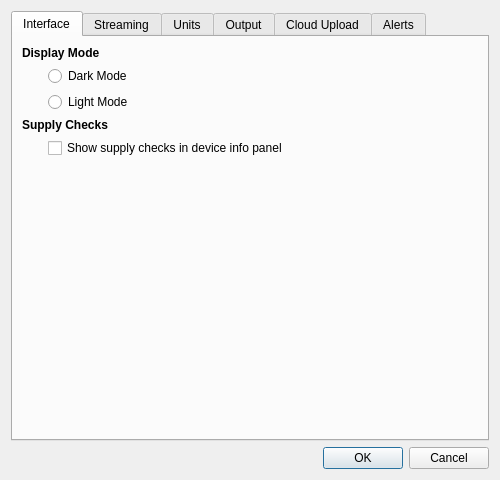
<?xml version="1.0" encoding="UTF-8"?>
<ui version="4.0">
 <class>PreferencesDialog</class>
 <widget class="QDialog" name="PreferencesDialog">
  <property name="geometry">
   <rect>
    <x>0</x>
    <y>0</y>
    <width>500</width>
    <height>480</height>
   </rect>
  </property>
  <property name="windowTitle">
   <string>Preferences</string>
  </property>
  <layout class="QGridLayout" name="gridLayout_5">
   <item row="0" column="0">
    <widget class="QTabWidget" name="tabWidget">
     <property name="currentIndex">
      <number>0</number>
     </property>
     <widget class="QWidget" name="interfaceTab">
      <attribute name="title">
       <string>Interface</string>
      </attribute>
      <layout class="QGridLayout" name="gridLayout_8" columnstretch="0,1">
       <item row="2" column="1">
        <widget class="QRadioButton" name="lightMode">
         <property name="text">
          <string>Light Mode</string>
         </property>
        </widget>
       </item>
       <item row="6" column="0" colspan="2">
        <spacer name="verticalSpacer_12">
         <property name="orientation">
          <enum>Qt::Vertical</enum>
         </property>
         <property name="sizeHint" stdset="0">
          <size>
           <width>369</width>
           <height>223</height>
          </size>
         </property>
        </spacer>
       </item>
       <item row="3" column="0" colspan="2">
        <widget class="QLabel" name="supplyChecksLabel">
         <property name="font">
          <font>
           <weight>75</weight>
           <bold>true</bold>
          </font>
         </property>
         <property name="text">
          <string>Supply Checks</string>
         </property>
        </widget>
       </item>
       <item row="0" column="0" colspan="2">
        <widget class="QLabel" name="displayModeLabel">
         <property name="font">
          <font>
           <weight>75</weight>
           <bold>true</bold>
          </font>
         </property>
         <property name="text">
          <string>Display Mode</string>
         </property>
        </widget>
       </item>
       <item row="1" column="1">
        <widget class="QRadioButton" name="darkMode">
         <property name="text">
          <string>Dark Mode</string>
         </property>
        </widget>
       </item>
       <item row="1" column="0">
        <spacer name="horizontalSpacer_6">
         <property name="orientation">
          <enum>Qt::Horizontal</enum>
         </property>
         <property name="sizeType">
          <enum>QSizePolicy::Fixed</enum>
         </property>
         <property name="sizeHint" stdset="0">
          <size>
           <width>20</width>
           <height>10</height>
          </size>
         </property>
        </spacer>
       </item>
       <item row="4" column="1">
        <widget class="QCheckBox" name="showSupplyChecks">
         <property name="text">
          <string>Show supply checks in device info panel</string>
         </property>
        </widget>
       </item>
      </layout>
     </widget>
     <widget class="QWidget" name="streamingTab">
      <attribute name="title">
       <string>Streaming</string>
      </attribute>
      <layout class="QGridLayout" name="gridLayout_3">
       <item row="1" column="0">
        <spacer name="horizontalSpacer_3">
         <property name="orientation">
          <enum>Qt::Horizontal</enum>
         </property>
         <property name="sizeType">
          <enum>QSizePolicy::Fixed</enum>
         </property>
         <property name="sizeHint" stdset="0">
          <size>
           <width>20</width>
           <height>10</height>
          </size>
         </property>
        </spacer>
       </item>
       <item row="1" column="1">
        <widget class="QCheckBox" name="automaticRGBCheckBox">
         <property name="text">
          <string>Automatically set RGB LEDs when connecting/disconnecting</string>
         </property>
         <property name="checked">
          <bool>true</bool>
         </property>
        </widget>
       </item>
       <item row="0" column="0" colspan="2">
        <widget class="QLabel" name="ledsLabel">
         <property name="font">
          <font>
           <weight>75</weight>
           <bold>true</bold>
          </font>
         </property>
         <property name="text">
          <string>RGB LEDs</string>
         </property>
        </widget>
       </item>
       <item row="5" column="0" colspan="2">
        <spacer name="verticalSpacer_9">
         <property name="orientation">
          <enum>Qt::Vertical</enum>
         </property>
         <property name="sizeHint" stdset="0">
          <size>
           <width>369</width>
           <height>243</height>
          </size>
         </property>
        </spacer>
       </item>
       <item row="2" column="0" colspan="2">
        <widget class="QLabel" name="downsamplingLabel">
         <property name="font">
          <font>
           <weight>75</weight>
           <bold>true</bold>
          </font>
         </property>
         <property name="text">
          <string>Downsampling (time domain graph only)</string>
         </property>
        </widget>
       </item>
       <item row="3" column="1">
        <widget class="QCheckBox" name="downsampleCheckBox">
         <property name="text">
          <string>Downsample high speed channels</string>
         </property>
         <property name="checked">
          <bool>true</bool>
         </property>
        </widget>
       </item>
       <item row="4" column="1">
        <widget class="QCheckBox" name="plotMeanCheckBox">
         <property name="text">
          <string>Plot 1 second mean</string>
         </property>
        </widget>
       </item>
      </layout>
     </widget>
     <widget class="QWidget" name="unitTab">
      <attribute name="title">
       <string>Units</string>
      </attribute>
      <layout class="QGridLayout" name="gridLayout">
       <item row="0" column="0" colspan="2">
        <widget class="QLabel" name="unitsLabel">
         <property name="font">
          <font>
           <weight>75</weight>
           <bold>true</bold>
          </font>
         </property>
         <property name="text">
          <string>Display Units</string>
         </property>
        </widget>
       </item>
       <item row="1" column="0">
        <spacer name="horizontalSpacer">
         <property name="orientation">
          <enum>Qt::Horizontal</enum>
         </property>
         <property name="sizeType">
          <enum>QSizePolicy::Fixed</enum>
         </property>
         <property name="sizeHint" stdset="0">
          <size>
           <width>20</width>
           <height>10</height>
          </size>
         </property>
        </spacer>
       </item>
       <item row="4" column="0" colspan="2">
        <spacer name="verticalSpacer_7">
         <property name="orientation">
          <enum>Qt::Vertical</enum>
         </property>
         <property name="sizeHint" stdset="0">
          <size>
           <width>20</width>
           <height>0</height>
          </size>
         </property>
        </spacer>
       </item>
       <item row="1" column="1">
        <widget class="UnitPreferencesWidget" name="unitPreferences" native="true"/>
       </item>
      </layout>
     </widget>
     <widget class="QWidget" name="outputTab">
      <attribute name="title">
       <string>Output</string>
      </attribute>
      <layout class="QGridLayout" name="gridLayout_2" columnstretch="0,0,1,0">
       <item row="8" column="1">
        <spacer name="horizontalSpacer_9">
         <property name="orientation">
          <enum>Qt::Horizontal</enum>
         </property>
         <property name="sizeType">
          <enum>QSizePolicy::Fixed</enum>
         </property>
         <property name="sizeHint" stdset="0">
          <size>
           <width>20</width>
           <height>10</height>
          </size>
         </property>
        </spacer>
       </item>
       <item row="6" column="0" colspan="4">
        <widget class="QLabel" name="connectivityLabel">
         <property name="font">
          <font>
           <weight>75</weight>
           <bold>true</bold>
          </font>
         </property>
         <property name="text">
          <string>Connectivity</string>
         </property>
        </widget>
       </item>
       <item row="1" column="1" colspan="3">
        <layout class="QHBoxLayout" name="horizontalLayout">
         <item>
          <widget class="QLineEdit" name="outputLocation"/>
         </item>
         <item>
          <widget class="QPushButton" name="browseButton">
           <property name="text">
            <string>Browse...</string>
           </property>
          </widget>
         </item>
        </layout>
       </item>
       <item row="5" column="3">
        <widget class="QSpinBox" name="compressionLevel">
         <property name="minimum">
          <number>0</number>
         </property>
         <property name="maximum">
          <number>9</number>
         </property>
         <property name="value">
          <number>6</number>
         </property>
        </widget>
       </item>
       <item row="0" column="0" colspan="4">
        <widget class="QLabel" name="outputLocationLabel">
         <property name="font">
          <font>
           <weight>75</weight>
           <bold>true</bold>
          </font>
         </property>
         <property name="text">
          <string>Output Location</string>
         </property>
        </widget>
       </item>
       <item row="3" column="0" colspan="4">
        <widget class="QLabel" name="compressionLabel">
         <property name="font">
          <font>
           <weight>75</weight>
           <bold>true</bold>
          </font>
         </property>
         <property name="text">
          <string>Compression</string>
         </property>
        </widget>
       </item>
       <item row="1" column="0">
        <spacer name="horizontalSpacer_2">
         <property name="orientation">
          <enum>Qt::Horizontal</enum>
         </property>
         <property name="sizeType">
          <enum>QSizePolicy::Fixed</enum>
         </property>
         <property name="sizeHint" stdset="0">
          <size>
           <width>20</width>
           <height>10</height>
          </size>
         </property>
        </spacer>
       </item>
       <item row="7" column="1" colspan="3">
        <widget class="QCheckBox" name="runModbusCheckBox">
         <property name="text">
          <string>Run Modbus TCP server (NOTE: devices must be enabled individually)</string>
         </property>
        </widget>
       </item>
       <item row="11" column="0" colspan="4">
        <spacer name="verticalSpacer_8">
         <property name="orientation">
          <enum>Qt::Vertical</enum>
         </property>
         <property name="sizeHint" stdset="0">
          <size>
           <width>369</width>
           <height>237</height>
          </size>
         </property>
        </spacer>
       </item>
       <item row="8" column="2">
        <widget class="QLabel" name="modbusPortLabel">
         <property name="enabled">
          <bool>false</bool>
         </property>
         <property name="text">
          <string>Modbus TCP Port (default 502)</string>
         </property>
        </widget>
       </item>
       <item row="5" column="1" colspan="2">
        <widget class="QLabel" name="compressionLevelLabel">
         <property name="text">
          <string>Compression Level (default 6)</string>
         </property>
        </widget>
       </item>
       <item row="8" column="3">
        <widget class="QSpinBox" name="modbusPort">
         <property name="enabled">
          <bool>false</bool>
         </property>
         <property name="minimum">
          <number>1</number>
         </property>
         <property name="maximum">
          <number>65535</number>
         </property>
         <property name="value">
          <number>502</number>
         </property>
        </widget>
       </item>
      </layout>
     </widget>
     <widget class="QWidget" name="uploadTab">
      <attribute name="title">
       <string>Cloud Upload</string>
      </attribute>
      <layout class="QGridLayout" name="gridLayout_4">
       <item row="5" column="3">
        <widget class="QLineEdit" name="uploadAccessKeyID">
         <property name="enabled">
          <bool>false</bool>
         </property>
        </widget>
       </item>
       <item row="5" column="2">
        <widget class="QLabel" name="uploadAccessKeyIDLabel">
         <property name="enabled">
          <bool>false</bool>
         </property>
         <property name="text">
          <string>AWS Access Key ID</string>
         </property>
        </widget>
       </item>
       <item row="2" column="1">
        <spacer name="horizontalSpacer_5">
         <property name="orientation">
          <enum>Qt::Horizontal</enum>
         </property>
         <property name="sizeType">
          <enum>QSizePolicy::Fixed</enum>
         </property>
         <property name="sizeHint" stdset="0">
          <size>
           <width>20</width>
           <height>10</height>
          </size>
         </property>
        </spacer>
       </item>
       <item row="1" column="1" colspan="3">
        <widget class="QCheckBox" name="enableUpload">
         <property name="text">
          <string>Enable AWS S3 Upload</string>
         </property>
        </widget>
       </item>
       <item row="6" column="3">
        <widget class="QLineEdit" name="uploadSecretAccessKey">
         <property name="enabled">
          <bool>false</bool>
         </property>
         <property name="echoMode">
          <enum>QLineEdit::PasswordEchoOnEdit</enum>
         </property>
        </widget>
       </item>
       <item row="2" column="2">
        <widget class="QLabel" name="s3BucketLabel">
         <property name="enabled">
          <bool>false</bool>
         </property>
         <property name="text">
          <string>S3 Bucket</string>
         </property>
        </widget>
       </item>
       <item row="0" column="0" colspan="3">
        <widget class="QLabel" name="s3UploadLabel">
         <property name="font">
          <font>
           <weight>75</weight>
           <bold>true</bold>
          </font>
         </property>
         <property name="text">
          <string>Amazon S3 Upload</string>
         </property>
        </widget>
       </item>
       <item row="4" column="2">
        <widget class="QLabel" name="uploadDirectoryLabel">
         <property name="enabled">
          <bool>false</bool>
         </property>
         <property name="text">
          <string>Upload Directory</string>
         </property>
        </widget>
       </item>
       <item row="4" column="3">
        <widget class="QLineEdit" name="uploadDirectory">
         <property name="enabled">
          <bool>false</bool>
         </property>
        </widget>
       </item>
       <item row="1" column="0">
        <spacer name="horizontalSpacer_4">
         <property name="orientation">
          <enum>Qt::Horizontal</enum>
         </property>
         <property name="sizeType">
          <enum>QSizePolicy::Fixed</enum>
         </property>
         <property name="sizeHint" stdset="0">
          <size>
           <width>20</width>
           <height>10</height>
          </size>
         </property>
        </spacer>
       </item>
       <item row="8" column="0" colspan="4">
        <spacer name="verticalSpacer_10">
         <property name="orientation">
          <enum>Qt::Vertical</enum>
         </property>
         <property name="sizeHint" stdset="0">
          <size>
           <width>369</width>
           <height>116</height>
          </size>
         </property>
        </spacer>
       </item>
       <item row="2" column="3">
        <widget class="QLineEdit" name="s3Bucket">
         <property name="enabled">
          <bool>false</bool>
         </property>
        </widget>
       </item>
       <item row="7" column="2" colspan="2">
        <widget class="QCheckBox" name="uploadDeleteOriginal">
         <property name="enabled">
          <bool>false</bool>
         </property>
         <property name="text">
          <string>Delete original .apd after successful upload</string>
         </property>
        </widget>
       </item>
       <item row="6" column="2">
        <widget class="QLabel" name="uploadSecretAccessKeyLabel">
         <property name="enabled">
          <bool>false</bool>
         </property>
         <property name="text">
          <string>AWS Secret Access Key</string>
         </property>
        </widget>
       </item>
       <item row="3" column="2">
        <widget class="QLabel" name="awsRegionLabel">
         <property name="enabled">
          <bool>false</bool>
         </property>
         <property name="text">
          <string>S3 Bucket AWS Region</string>
         </property>
        </widget>
       </item>
       <item row="3" column="3">
        <widget class="QLineEdit" name="awsRegion">
         <property name="enabled">
          <bool>false</bool>
         </property>
        </widget>
       </item>
      </layout>
     </widget>
     <widget class="QWidget" name="alertTab">
      <attribute name="title">
       <string>Alerts</string>
      </attribute>
      <layout class="QGridLayout" name="gridLayout_6">
       <item row="1" column="0">
        <spacer name="horizontalSpacer_7">
         <property name="orientation">
          <enum>Qt::Horizontal</enum>
         </property>
         <property name="sizeType">
          <enum>QSizePolicy::Fixed</enum>
         </property>
         <property name="sizeHint" stdset="0">
          <size>
           <width>20</width>
           <height>10</height>
          </size>
         </property>
        </spacer>
       </item>
       <item row="0" column="0" colspan="3">
        <widget class="QLabel" name="alertEmailLabel">
         <property name="font">
          <font>
           <weight>75</weight>
           <bold>true</bold>
          </font>
         </property>
         <property name="text">
          <string>Alert Email</string>
         </property>
        </widget>
       </item>
       <item row="3" column="0" colspan="3">
        <spacer name="verticalSpacer_11">
         <property name="orientation">
          <enum>Qt::Vertical</enum>
         </property>
         <property name="sizeHint" stdset="0">
          <size>
           <width>369</width>
           <height>284</height>
          </size>
         </property>
        </spacer>
       </item>
       <item row="2" column="2">
        <widget class="QWidget" name="smtpWidget" native="true">
         <property name="enabled">
          <bool>false</bool>
         </property>
         <property name="sizePolicy">
          <sizepolicy hsizetype="Minimum" vsizetype="Minimum">
           <horstretch>1</horstretch>
           <verstretch>1</verstretch>
          </sizepolicy>
         </property>
         <layout class="QGridLayout" name="gridLayout_7">
          <property name="leftMargin">
           <number>0</number>
          </property>
          <property name="topMargin">
           <number>0</number>
          </property>
          <property name="rightMargin">
           <number>0</number>
          </property>
          <property name="bottomMargin">
           <number>0</number>
          </property>
          <item row="1" column="0">
           <widget class="QLabel" name="toAddressLabel">
            <property name="text">
             <string>To Address</string>
            </property>
            <property name="buddy">
             <cstring>toAddress</cstring>
            </property>
           </widget>
          </item>
          <item row="8" column="0">
           <widget class="QLabel" name="smtpUserLabel">
            <property name="text">
             <string>SMTP User</string>
            </property>
            <property name="buddy">
             <cstring>smtpUser</cstring>
            </property>
           </widget>
          </item>
          <item row="0" column="1">
           <widget class="QLineEdit" name="fromAddress"/>
          </item>
          <item row="2" column="1">
           <widget class="QLineEdit" name="smtpHost"/>
          </item>
          <item row="9" column="0">
           <widget class="QLabel" name="smtpPasswordLabel">
            <property name="text">
             <string>SMTP Password</string>
            </property>
            <property name="buddy">
             <cstring>smtpPassword</cstring>
            </property>
           </widget>
          </item>
          <item row="9" column="1">
           <widget class="QLineEdit" name="smtpPassword">
            <property name="echoMode">
             <enum>QLineEdit::PasswordEchoOnEdit</enum>
            </property>
           </widget>
          </item>
          <item row="2" column="0">
           <widget class="QLabel" name="smtpHostLabel">
            <property name="text">
             <string>SMTP Server Host</string>
            </property>
            <property name="buddy">
             <cstring>smtpHost</cstring>
            </property>
           </widget>
          </item>
          <item row="5" column="0">
           <widget class="QRadioButton" name="useSSL">
            <property name="text">
             <string>SSL/TLS</string>
            </property>
           </widget>
          </item>
          <item row="0" column="0">
           <widget class="QLabel" name="fromAddressLabel">
            <property name="text">
             <string>From Address</string>
            </property>
            <property name="buddy">
             <cstring>fromAddress</cstring>
            </property>
           </widget>
          </item>
          <item row="3" column="0">
           <widget class="QLabel" name="smtpPortLabel">
            <property name="text">
             <string>SMTP Server Port</string>
            </property>
           </widget>
          </item>
          <item row="3" column="1">
           <widget class="QSpinBox" name="smtpPort">
            <property name="minimum">
             <number>1</number>
            </property>
            <property name="maximum">
             <number>65535</number>
            </property>
           </widget>
          </item>
          <item row="4" column="0">
           <widget class="QRadioButton" name="useSTARTTLS">
            <property name="text">
             <string>STARTTLS</string>
            </property>
            <property name="checked">
             <bool>true</bool>
            </property>
           </widget>
          </item>
          <item row="8" column="1">
           <widget class="QLineEdit" name="smtpUser"/>
          </item>
          <item row="6" column="0">
           <widget class="QRadioButton" name="noSecurity">
            <property name="text">
             <string>No Security</string>
            </property>
           </widget>
          </item>
          <item row="1" column="1">
           <widget class="QLineEdit" name="toAddress"/>
          </item>
          <item row="7" column="0" colspan="2">
           <widget class="QCheckBox" name="useAuthentication">
            <property name="text">
             <string>Use Authentication</string>
            </property>
            <property name="checked">
             <bool>true</bool>
            </property>
           </widget>
          </item>
          <item row="10" column="0">
           <widget class="QPushButton" name="testEmail">
            <property name="enabled">
             <bool>false</bool>
            </property>
            <property name="text">
             <string>Send Test Email</string>
            </property>
           </widget>
          </item>
         </layout>
        </widget>
       </item>
       <item row="2" column="1">
        <spacer name="horizontalSpacer_8">
         <property name="orientation">
          <enum>Qt::Horizontal</enum>
         </property>
         <property name="sizeType">
          <enum>QSizePolicy::Fixed</enum>
         </property>
         <property name="sizeHint" stdset="0">
          <size>
           <width>20</width>
           <height>10</height>
          </size>
         </property>
        </spacer>
       </item>
       <item row="1" column="1" colspan="2">
        <widget class="QCheckBox" name="enableAlertEmail">
         <property name="text">
          <string>Send email when alert is generated</string>
         </property>
        </widget>
       </item>
      </layout>
     </widget>
    </widget>
   </item>
   <item row="1" column="0">
    <widget class="QDialogButtonBox" name="buttonBox">
     <property name="orientation">
      <enum>Qt::Horizontal</enum>
     </property>
     <property name="standardButtons">
      <set>QDialogButtonBox::Cancel|QDialogButtonBox::Ok</set>
     </property>
    </widget>
   </item>
  </layout>
 </widget>
 <customwidgets>
  <customwidget>
   <class>UnitPreferencesWidget</class>
   <extends>QWidget</extends>
   <header location="global">hyperborea.unit_preferences</header>
   <container>1</container>
  </customwidget>
 </customwidgets>
 <tabstops>
  <tabstop>tabWidget</tabstop>
  <tabstop>enableAlertEmail</tabstop>
  <tabstop>fromAddress</tabstop>
  <tabstop>toAddress</tabstop>
  <tabstop>smtpHost</tabstop>
  <tabstop>useSTARTTLS</tabstop>
  <tabstop>useSSL</tabstop>
  <tabstop>noSecurity</tabstop>
  <tabstop>useAuthentication</tabstop>
  <tabstop>smtpUser</tabstop>
  <tabstop>smtpPassword</tabstop>
  <tabstop>downsampleCheckBox</tabstop>
  <tabstop>automaticRGBCheckBox</tabstop>
  <tabstop>outputLocation</tabstop>
  <tabstop>browseButton</tabstop>
  <tabstop>compressionLevel</tabstop>
  <tabstop>enableUpload</tabstop>
  <tabstop>uploadSecretAccessKey</tabstop>
  <tabstop>uploadDeleteOriginal</tabstop>
  <tabstop>s3Bucket</tabstop>
  <tabstop>awsRegion</tabstop>
  <tabstop>uploadDirectory</tabstop>
  <tabstop>uploadAccessKeyID</tabstop>
 </tabstops>
 <resources/>
 <connections>
  <connection>
   <sender>buttonBox</sender>
   <signal>accepted()</signal>
   <receiver>PreferencesDialog</receiver>
   <slot>accept()</slot>
   <hints>
    <hint type="sourcelabel">
     <x>275</x>
     <y>470</y>
    </hint>
    <hint type="destinationlabel">
     <x>157</x>
     <y>274</y>
    </hint>
   </hints>
  </connection>
  <connection>
   <sender>buttonBox</sender>
   <signal>rejected()</signal>
   <receiver>PreferencesDialog</receiver>
   <slot>reject()</slot>
   <hints>
    <hint type="sourcelabel">
     <x>343</x>
     <y>470</y>
    </hint>
    <hint type="destinationlabel">
     <x>286</x>
     <y>274</y>
    </hint>
   </hints>
  </connection>
  <connection>
   <sender>enableUpload</sender>
   <signal>toggled(bool)</signal>
   <receiver>s3BucketLabel</receiver>
   <slot>setEnabled(bool)</slot>
   <hints>
    <hint type="sourcelabel">
     <x>106</x>
     <y>69</y>
    </hint>
    <hint type="destinationlabel">
     <x>113</x>
     <y>93</y>
    </hint>
   </hints>
  </connection>
  <connection>
   <sender>enableUpload</sender>
   <signal>toggled(bool)</signal>
   <receiver>s3Bucket</receiver>
   <slot>setEnabled(bool)</slot>
   <hints>
    <hint type="sourcelabel">
     <x>231</x>
     <y>69</y>
    </hint>
    <hint type="destinationlabel">
     <x>235</x>
     <y>92</y>
    </hint>
   </hints>
  </connection>
  <connection>
   <sender>enableUpload</sender>
   <signal>toggled(bool)</signal>
   <receiver>uploadDirectoryLabel</receiver>
   <slot>setEnabled(bool)</slot>
   <hints>
    <hint type="sourcelabel">
     <x>143</x>
     <y>67</y>
    </hint>
    <hint type="destinationlabel">
     <x>168</x>
     <y>153</y>
    </hint>
   </hints>
  </connection>
  <connection>
   <sender>enableUpload</sender>
   <signal>toggled(bool)</signal>
   <receiver>uploadDirectory</receiver>
   <slot>setEnabled(bool)</slot>
   <hints>
    <hint type="sourcelabel">
     <x>192</x>
     <y>65</y>
    </hint>
    <hint type="destinationlabel">
     <x>340</x>
     <y>153</y>
    </hint>
   </hints>
  </connection>
  <connection>
   <sender>enableUpload</sender>
   <signal>toggled(bool)</signal>
   <receiver>uploadAccessKeyIDLabel</receiver>
   <slot>setEnabled(bool)</slot>
   <hints>
    <hint type="sourcelabel">
     <x>169</x>
     <y>68</y>
    </hint>
    <hint type="destinationlabel">
     <x>185</x>
     <y>179</y>
    </hint>
   </hints>
  </connection>
  <connection>
   <sender>enableUpload</sender>
   <signal>toggled(bool)</signal>
   <receiver>uploadAccessKeyID</receiver>
   <slot>setEnabled(bool)</slot>
   <hints>
    <hint type="sourcelabel">
     <x>341</x>
     <y>62</y>
    </hint>
    <hint type="destinationlabel">
     <x>388</x>
     <y>179</y>
    </hint>
   </hints>
  </connection>
  <connection>
   <sender>enableUpload</sender>
   <signal>toggled(bool)</signal>
   <receiver>uploadSecretAccessKeyLabel</receiver>
   <slot>setEnabled(bool)</slot>
   <hints>
    <hint type="sourcelabel">
     <x>207</x>
     <y>67</y>
    </hint>
    <hint type="destinationlabel">
     <x>171</x>
     <y>205</y>
    </hint>
   </hints>
  </connection>
  <connection>
   <sender>enableUpload</sender>
   <signal>toggled(bool)</signal>
   <receiver>uploadSecretAccessKey</receiver>
   <slot>setEnabled(bool)</slot>
   <hints>
    <hint type="sourcelabel">
     <x>258</x>
     <y>69</y>
    </hint>
    <hint type="destinationlabel">
     <x>375</x>
     <y>205</y>
    </hint>
   </hints>
  </connection>
  <connection>
   <sender>enableUpload</sender>
   <signal>toggled(bool)</signal>
   <receiver>uploadDeleteOriginal</receiver>
   <slot>setEnabled(bool)</slot>
   <hints>
    <hint type="sourcelabel">
     <x>279</x>
     <y>65</y>
    </hint>
    <hint type="destinationlabel">
     <x>309</x>
     <y>228</y>
    </hint>
   </hints>
  </connection>
  <connection>
   <sender>enableUpload</sender>
   <signal>toggled(bool)</signal>
   <receiver>awsRegionLabel</receiver>
   <slot>setEnabled(bool)</slot>
   <hints>
    <hint type="sourcelabel">
     <x>145</x>
     <y>72</y>
    </hint>
    <hint type="destinationlabel">
     <x>147</x>
     <y>120</y>
    </hint>
   </hints>
  </connection>
  <connection>
   <sender>enableUpload</sender>
   <signal>toggled(bool)</signal>
   <receiver>awsRegion</receiver>
   <slot>setEnabled(bool)</slot>
   <hints>
    <hint type="sourcelabel">
     <x>277</x>
     <y>68</y>
    </hint>
    <hint type="destinationlabel">
     <x>271</x>
     <y>124</y>
    </hint>
   </hints>
  </connection>
  <connection>
   <sender>enableAlertEmail</sender>
   <signal>toggled(bool)</signal>
   <receiver>smtpWidget</receiver>
   <slot>setEnabled(bool)</slot>
   <hints>
    <hint type="sourcelabel">
     <x>157</x>
     <y>64</y>
    </hint>
    <hint type="destinationlabel">
     <x>220</x>
     <y>217</y>
    </hint>
   </hints>
  </connection>
  <connection>
   <sender>useAuthentication</sender>
   <signal>toggled(bool)</signal>
   <receiver>smtpUser</receiver>
   <slot>setEnabled(bool)</slot>
   <hints>
    <hint type="sourcelabel">
     <x>175</x>
     <y>261</y>
    </hint>
    <hint type="destinationlabel">
     <x>192</x>
     <y>293</y>
    </hint>
   </hints>
  </connection>
  <connection>
   <sender>useAuthentication</sender>
   <signal>toggled(bool)</signal>
   <receiver>smtpPassword</receiver>
   <slot>setEnabled(bool)</slot>
   <hints>
    <hint type="sourcelabel">
     <x>237</x>
     <y>268</y>
    </hint>
    <hint type="destinationlabel">
     <x>241</x>
     <y>313</y>
    </hint>
   </hints>
  </connection>
  <connection>
   <sender>useAuthentication</sender>
   <signal>toggled(bool)</signal>
   <receiver>smtpUserLabel</receiver>
   <slot>setEnabled(bool)</slot>
   <hints>
    <hint type="sourcelabel">
     <x>156</x>
     <y>261</y>
    </hint>
    <hint type="destinationlabel">
     <x>124</x>
     <y>285</y>
    </hint>
   </hints>
  </connection>
  <connection>
   <sender>useAuthentication</sender>
   <signal>toggled(bool)</signal>
   <receiver>smtpPasswordLabel</receiver>
   <slot>setEnabled(bool)</slot>
   <hints>
    <hint type="sourcelabel">
     <x>170</x>
     <y>260</y>
    </hint>
    <hint type="destinationlabel">
     <x>125</x>
     <y>308</y>
    </hint>
   </hints>
  </connection>
  <connection>
   <sender>enableAlertEmail</sender>
   <signal>toggled(bool)</signal>
   <receiver>testEmail</receiver>
   <slot>setEnabled(bool)</slot>
   <hints>
    <hint type="sourcelabel">
     <x>128</x>
     <y>68</y>
    </hint>
    <hint type="destinationlabel">
     <x>149</x>
     <y>348</y>
    </hint>
   </hints>
  </connection>
  <connection>
   <sender>runModbusCheckBox</sender>
   <signal>toggled(bool)</signal>
   <receiver>modbusPortLabel</receiver>
   <slot>setEnabled(bool)</slot>
   <hints>
    <hint type="sourcelabel">
     <x>211</x>
     <y>164</y>
    </hint>
    <hint type="destinationlabel">
     <x>196</x>
     <y>186</y>
    </hint>
   </hints>
  </connection>
  <connection>
   <sender>runModbusCheckBox</sender>
   <signal>toggled(bool)</signal>
   <receiver>modbusPort</receiver>
   <slot>setEnabled(bool)</slot>
   <hints>
    <hint type="sourcelabel">
     <x>408</x>
     <y>159</y>
    </hint>
    <hint type="destinationlabel">
     <x>439</x>
     <y>187</y>
    </hint>
   </hints>
  </connection>
 </connections>
</ui>
